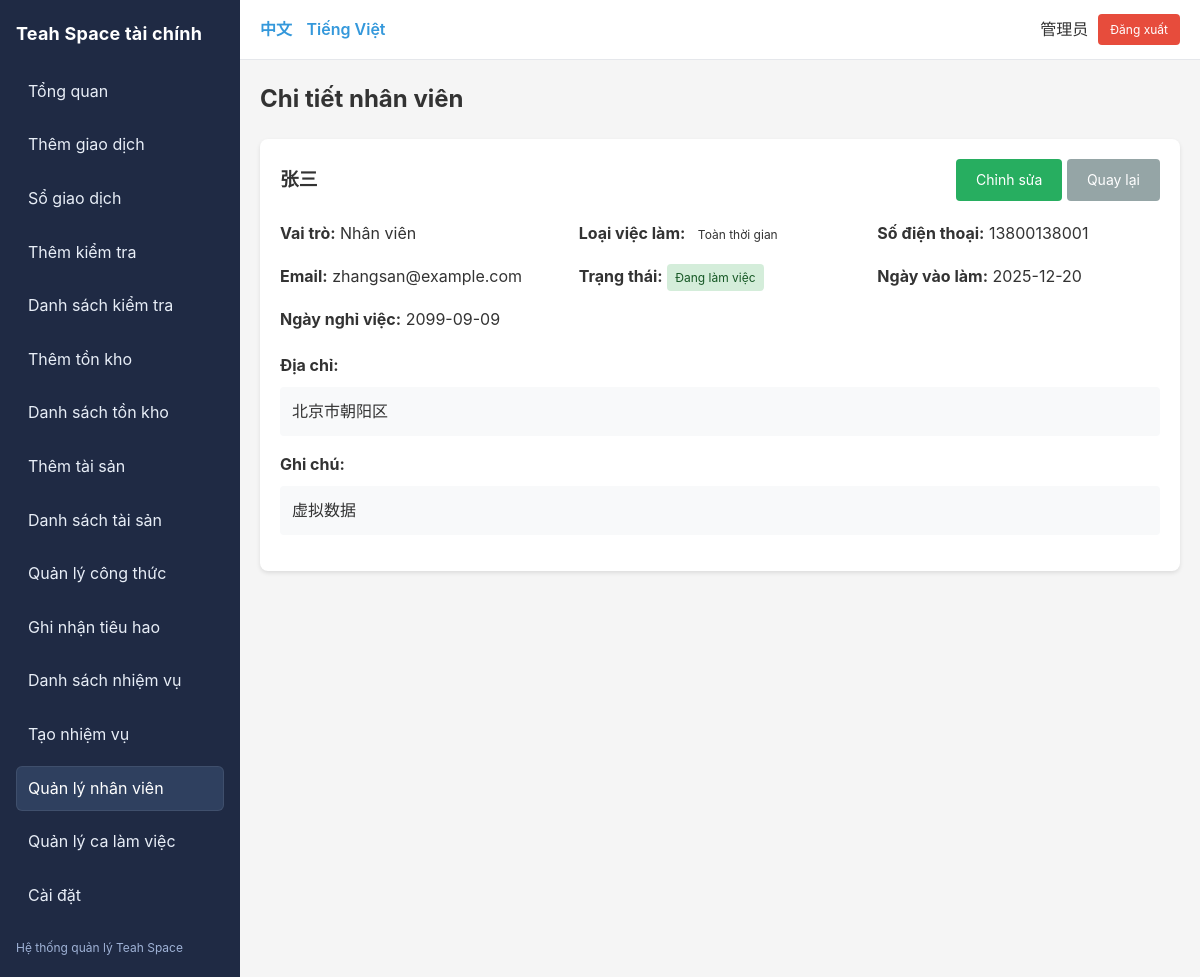
/index.php?r=employees/view&id=1 (signed in), run on the app's committed database.
### tables this page shows
CREATE TABLE IF NOT EXISTS users (
  id INT AUTO_INCREMENT PRIMARY KEY,
  username VARCHAR(64) NOT NULL UNIQUE COMMENT '用户名',
  password_hash VARCHAR(255) NOT NULL COMMENT '密码哈希',
  display_name VARCHAR(64) NOT NULL COMMENT '显示名称',
  role_id INT NOT NULL COMMENT '角色ID',
  is_active TINYINT(1) NOT NULL DEFAULT 1 COMMENT '是否激活',
  created_at TIMESTAMP DEFAULT CURRENT_TIMESTAMP COMMENT '创建时间',
  updated_at TIMESTAMP DEFAULT CURRENT_TIMESTAMP ON UPDATE CURRENT_TIMESTAMP COMMENT '更新时间',
  CONSTRAINT fk_users_role FOREIGN KEY (role_id) REFERENCES roles(id) ON DELETE RESTRICT,
  INDEX idx_username (username),
  INDEX idx_role (role_id)
);

CREATE TABLE IF NOT EXISTS employees (
  id INT AUTO_INCREMENT PRIMARY KEY,
  name VARCHAR(128) NOT NULL COMMENT '姓名',
  role_id INT NOT NULL COMMENT '角色ID',
  phone VARCHAR(32) NULL COMMENT '联系电话',
  email VARCHAR(128) NULL COMMENT '邮箱',
  address TEXT NULL COMMENT '地址',
  status ENUM('active','inactive','resigned') NOT NULL DEFAULT 'active' COMMENT '状态：在职/离职/已辞职',
  employment_type ENUM('full_time','part_time') NOT NULL DEFAULT 'full_time' COMMENT '雇佣类型：全职/兼职',
  hire_date DATE NULL COMMENT '入职时间',
  resign_date DATE NULL COMMENT '离职时间',
  note TEXT NULL COMMENT '备注',
  created_by INT NOT NULL COMMENT '创建人ID',
  created_at TIMESTAMP DEFAULT CURRENT_TIMESTAMP COMMENT '创建时间',
  updated_at TIMESTAMP DEFAULT CURRENT_TIMESTAMP ON UPDATE CURRENT_TIMESTAMP COMMENT '更新时间',
  CONSTRAINT fk_employees_role FOREIGN KEY (role_id) REFERENCES roles(id) ON DELETE RESTRICT,
  CONSTRAINT fk_employees_created_by FOREIGN KEY (created_by) REFERENCES users(id) ON DELETE RESTRICT,
  INDEX idx_employees_status (status),
  INDEX idx_employees_role (role_id),
  INDEX idx_employees_hire_date (hire_date)
);

CREATE TABLE IF NOT EXISTS roles (
  id INT AUTO_INCREMENT PRIMARY KEY,
  `key` VARCHAR(32) NOT NULL UNIQUE COMMENT '角色标识：owner/manager/accountant/staff',
  name_zh VARCHAR(64) NOT NULL COMMENT '中文名称',
  name_vi VARCHAR(64) NOT NULL COMMENT '越南语名称',
  INDEX idx_key (`key`)
);

### app/controllers/EmployeeController.php (called while the page is built, shortened)
<?php
require_once __DIR__ . '/../core/Auth.php';
require_once __DIR__ . '/../models/Employee.php';
require_once __DIR__ . '/../core/DB.php';
class EmployeeController {
  public function view() {
    $id = $_GET['id'] ?? null;
    $employee = Employee::find($id);
    include __DIR__ . '/../views/employees/view.php';
  }
}

### app/core/Router.php (called while the page is built, shortened)
<?php
class Router {
  public static function dispatch() {
    $defaultRoute = 'reports/dashboard';
    $r = $_GET['r'] ?? $defaultRoute;
    [$controller, $action] = array_pad(explode('/', $r), 2, 'index');
    $obj = new $controller;
    call_user_func([$obj, $action]);
  }
}

### public/index.php (called while the page is built, shortened)
<?php
require_once __DIR__ . '/../app/config/db.php';
require_once __DIR__ . '/../app/core/DB.php';
require_once __DIR__ . '/../app/core/Router.php';
require_once __DIR__ . '/../app/core/Auth.php';
require_once __DIR__ . '/../app/core/I18n.php';
Router::dispatch();

### app/core/I18n.php (called while the page is built, shortened)
<?php
class I18n {
  private static $lang = [];
  private static $current = 'vi';
  public static function init() {
    self::$current = $_SESSION['lang'] ?? 'vi';
    $langFile = __DIR__ . "/../../lang/" . self::$current . ".php";
    if (file_exists($langFile)) {
      self::$lang = require $langFile;
    } else {
      self::$lang = [];
    }
  }
  public static function t($key) {
    return self::$lang[$key] ?? $key;
  }
  public static function current() {
    return self::$current;
  }
}
function __($key) {
  return I18n::t($key);
}

### app/core/Auth.php (called while the page is built, shortened)
<?php
require_once __DIR__ . '/../models/User.php';
class Auth {
  public static function check() {
    return isset($_SESSION['user_id']);
  }
  public static function user() {
    return User::find($_SESSION['user_id']);
  }
}

### app/core/DB.php (called while the page is built)
<?php
class DB {
  private static $conn = null;
  public static function conn() {
    if (self::$conn === null) {
      $config = require __DIR__ . '/../config/db.php';
      try {
        $dsn = "mysql:host={$config['host']};dbname={$config['dbname']};charset={$config['charset']}";
        self::$conn = new PDO($dsn, $config['user'], $config['pass'], [
          PDO::ATTR_ERRMODE => PDO::ERRMODE_EXCEPTION,
          PDO::ATTR_DEFAULT_FETCH_MODE => PDO::FETCH_ASSOC,
          PDO::ATTR_EMULATE_PREPARES => false,
        ]);
      } catch (PDOException $e) {
        die('Database connection failed: ' . $e->getMessage());
      }
    }
    return self::$conn;
  }
}

### app/models/User.php (called while the page is built, shortened)
<?php
require_once __DIR__ . '/../core/DB.php';
class User {
  public static function find($id) {
    $stmt = DB::conn()->prepare("
      SELECT u.*, r.`key` as role_key, r.name_zh as role_name_zh, r.name_vi as role_name_vi
      FROM users u
      JOIN roles r ON u.role_id = r.id
      WHERE u.id = ?
    ");
    $stmt->execute([$id]);
    return $stmt->fetch();
  }
}

### app/models/Employee.php (called while the page is built, shortened)
<?php
require_once __DIR__ . '/../core/DB.php';
class Employee {
  public static function find($id) {
    $stmt = DB::conn()->prepare("
      SELECT e.*,
        r.name_zh as role_name_zh, r.name_vi as role_name_vi,
        u.display_name as creator_name
      FROM employees e
      LEFT JOIN roles r ON e.role_id = r.id
      LEFT JOIN users u ON e.created_by = u.id
      WHERE e.id = ?
    ");
    $stmt->execute([$id]);
    return $stmt->fetch();
  }
}

### app/views/employees/view.php (the view, shortened to what this page needs)
<?php
include __DIR__ . '/../layout/header.php';
?>
<h2 style="margin-bottom: 20px;"><?= __('employee.view') ?></h2>
<div class="card">
  <div style="display: flex; justify-content: space-between; align-items: center; margin-bottom: 20px;">
    <h3><?= htmlspecialchars($employee['name']) ?></h3>
    <div>
      <a href="/index.php?r=employees/edit&id=<?= $employee['id'] ?>" class="btn btn-success">
        <?= __('btn.edit') ?>
      </a>
      <a href="/index.php?r=employees/list" class="btn" style="background: #95a5a6;"><?= __('btn.back') ?></a>
    </div>
  </div>
  <div style="display: grid; grid-template-columns: repeat(auto-fit, minmax(250px, 1fr)); gap: 16px; margin-bottom: 20px;">
    <div>
      <strong><?= __('employee.role') ?>:</strong>
      <?php
      $lang = I18n::current();
      $roleName = $lang === 'zh' ? ($employee['role_name_zh'] ?? '') : ($employee['role_name_vi'] ?? '');
      ?>
      <?= htmlspecialchars($roleName) ?>
    </div>
    <div>
      <strong><?= __('employee.employment_type') ?>:</strong>
      <span class="badge">
        <?= ($employee['employment_type'] ?? 'full_time') === 'full_time' ? __('employee.employment_type_full_time') : __('employee.employment_type_part_time') ?>
      </span>
    </div>
    <div>
      <strong><?= __('employee.phone') ?>:</strong>
      <?= htmlspecialchars($employee['phone'] ?? '-') ?>
    </div>
    <div>
      <strong><?= __('employee.email') ?>:</strong>
      <?= htmlspecialchars($employee['email'] ?? '-') ?>
    </div>
    <div>
      <strong><?= __('employee.status') ?>:</strong>
      <?php
      $statusClass = [
        'active' => 'badge-income',
        'inactive' => 'badge-pending',
        'resigned' => 'badge-void'
      ];
      $statusText = [
        'active' => __('employee.status_active'),
        'inactive' => __('employee.status_inactive'),
        'resigned' => __('employee.status_resigned')
      ];
      ?>
      <span class="badge <?= $statusClass[$employee['status']] ?? '' ?>">
        <?= $statusText[$employee['status']] ?? $employee['status'] ?>
      </span>
    </div>
    <div>
      <strong><?= __('employee.hire_date') ?>:</strong>
      <?= $employee['hire_date'] ? date('Y-m-d', strtotime($employee['hire_date'])) : '-' ?>
    </div>
    <?php if ($employee['resign_date']): ?>
    <div>
      <strong><?= __('employee.resign_date') ?>:</strong>
      <?= date('Y-m-d', strtotime($employee['resign_date'])) ?>
    </div>
    <?php endif; ?>
  </div>
  <?php if ($employee['address']): ?>
  <div class="form-group">
    <strong><?= __('employee.address') ?>:</strong>
    <div style="margin-top: 8px; padding: 12px; background: #f8f9fa; border-radius: 4px;">
      <?= nl2br(htmlspecialchars($employee['address'])) ?>
    </div>
  </div>
  <?php endif; ?>
  <?php if ($employee['note']): ?>
  <div class="form-group">
    <strong><?= __('field.note') ?>:</strong>
    <div style="margin-top: 8px; padding: 12px; background: #f8f9fa; border-radius: 4px;">
      <?= nl2br(htmlspecialchars($employee['note'])) ?>
    </div>
  </div>
  <?php endif; ?>
</div>
<?php include __DIR__ . '/../layout/footer.php'; ?>

### app/views/layout/header.php (shortened to what this page needs)
<!doctype html>
<html lang="<?= I18n::current() ?>">
<head>
</head>
<body>
<?php if (Auth::check()): ?>
<div class="layout">
  <aside class="sidebar">
    <div class="brand"><?= __('app.name') ?></div>
    <nav class="nav-vertical">
      <?php if (Auth::user()['role_key'] === 'manager'): ?>
      <a href="/index.php?r=manager/dashboard" class="<?= ($_GET['r'] ?? '') === 'manager/dashboard' ? 'active' : '' ?>">
        <?= __('manager.dashboard') ?>
      </a>
      <?php else: ?>
      <a href="/index.php?r=reports/dashboard" class="<?= ($_GET['r'] ?? '') === 'reports/dashboard' ? 'active' : '' ?>">
        <?= __('nav.dashboard') ?>
      </a>
      <?php endif; ?>
      <a href="/index.php?r=transactions/create" class="<?= ($_GET['r'] ?? '') === 'transactions/create' ? 'active' : '' ?>">
        <?= __('nav.add') ?>
      </a>
      <a href="/index.php?r=transactions/list" class="<?= ($_GET['r'] ?? '') === 'transactions/list' ? 'active' : '' ?>">
        <?= __('nav.list') ?>
      </a>
      <?php if (in_array(Auth::user()['role_key'], ['owner', 'manager', 'accountant'])): ?>
      <a href="/index.php?r=inspections/create" class="<?= ($_GET['r'] ?? '') === 'inspections/create' ? 'active' : '' ?>">
        <?= __('nav.inspections_create') ?>
      </a>
      <a href="/index.php?r=inspections/list" class="<?= ($_GET['r'] ?? '') === 'inspections/list' ? 'active' : '' ?>">
        <?= __('nav.inspections') ?>
      </a>
      <a href="/index.php?r=materials/create" class="<?= ($_GET['r'] ?? '') === 'materials/create' ? 'active' : '' ?>">
        <?= __('nav.materials_create') ?>
      </a>
      <a href="/index.php?r=materials/list" class="<?= ($_GET['r'] ?? '') === 'materials/list' ? 'active' : '' ?>">
        <?= __('nav.materials_list') ?>
      </a>
      <a href="/index.php?r=assets/create" class="<?= ($_GET['r'] ?? '') === 'assets/create' ? 'active' : '' ?>">
        <?= __('nav.assets_create') ?>
      </a>
      <a href="/index.php?r=assets/list" class="<?= ($_GET['r'] ?? '') === 'assets/list' ? 'active' : '' ?>">
        <?= __('nav.assets_list') ?>
      </a>
      <a href="/index.php?r=drinks/recipes" class="<?= ($_GET['r'] ?? '') === 'drinks/recipes' ? 'active' : '' ?>">
        <?= __('nav.recipes') ?>
      </a>
      <a href="/index.php?r=drinks/consume" class="<?= ($_GET['r'] ?? '') === 'drinks/consume' ? 'active' : '' ?>">
        <?= __('nav.consume') ?>
      </a>
      <?php endif; ?>
      <a href="/index.php?r=tasks/list" class="<?= strpos($_GET['r'] ?? '', 'tasks') === 0 ? 'active' : '' ?>">
        <?= __('task.list') ?>
      </a>
      <?php if (in_array(Auth::user()['role_key'], ['owner', 'manager'])): ?>
      <a href="/index.php?r=tasks/create" class="<?= ($_GET['r'] ?? '') === 'tasks/create' ? 'active' : '' ?>">
        <?= __('task.create') ?>
      </a>
      <?php endif; ?>
      <?php if (in_array(Auth::user()['role_key'], ['owner', 'manager', 'accountant'])): ?>
      <a href="/index.php?r=employees/list" class="<?= strpos($_GET['r'] ?? '', 'employees') === 0 ? 'active' : '' ?>">
        <?= __('employee.list') ?>
      </a>
      <a href="/index.php?r=shifts/list" class="<?= strpos($_GET['r'] ?? '', 'shifts') === 0 ? 'active' : '' ?>">
        <?= __('shift.list') ?>
      </a>
      <a href="/index.php?r=settings/categories" class="<?= strpos($_GET['r'] ?? '', 'settings') === 0 ? 'active' : '' ?>">
        <?= __('nav.settings') ?>
      </a>
      <?php endif; ?>
    </nav>
    <div class="hint"><?= __('app.title') ?></div>
  </aside>
  <div class="main" style="flex: 1; min-width: 0;">
    <div class="topbar">
      <div class="lang-switch">
        <a href="?<?= http_build_query(array_merge($_GET, ['lang' => 'zh'])) ?>">中文</a>
        <a href="?<?= http_build_query(array_merge($_GET, ['lang' => 'vi'])) ?>">Tiếng Việt</a>
      </div>
      <div class="user-box">
        <span><?= htmlspecialchars(Auth::user()['display_name']) ?></span>
        <a href="/index.php?r=auth/logout" class="btn btn-danger" style="padding: 6px 12px; font-size: 12px;">
          <?= __('nav.logout') ?>
        </a>
      </div>
    </div>
    <div class="container">
<?php else: ?>
<div class="container">
<?php endif; ?>

### app/views/layout/header.php (style rules this page uses)
* { margin: 0; padding: 0; box-sizing: border-box; }
body { font-family: -apple-system, BlinkMacSystemFont, 'Segoe UI', Roboto, 'Helvetica Neue', Arial, sans-serif; background: #f5f5f5; color: #333; line-height: 1.6; }
.layout { display: flex; min-height: 100vh; }
.sidebar { width: 240px; background: #1f2a44; color: #e8eef7; padding: 20px 16px; }
.sidebar .brand { font-weight: 700; font-size: 18px; margin-bottom: 20px; color: #fff; letter-spacing: 0.2px; }
.nav-vertical { display: flex; flex-direction: column; gap: 8px; }
.nav-vertical a { color: #e8eef7; text-decoration: none; padding: 10px 12px; border-radius: 6px; transition: background 0.2s, color 0.2s; }
.nav-vertical a.active { background: #2f405f; color: #fff; box-shadow: inset 0 0 0 1px rgba(255,255,255,0.08); }
.sidebar .hint { margin-top: 20px; font-size: 12px; color: #9fb2d6; }
.topbar { background: #fff; padding: 14px 20px; display: flex; align-items: center; justify-content: space-between; border-bottom: 1px solid #e5e7eb; position: sticky; top: 0; z-index: 10; }
.topbar .lang-switch a { color: #3498db; text-decoration: none; margin-right: 10px; font-weight: 600; }
.topbar .lang-switch a:last-child { margin-right: 0; }
.topbar .user-box { display: flex; align-items: center; gap: 10px; }
.container { max-width: 1200px; margin: 0 auto; padding: 20px; }
.card { background: white; border-radius: 8px; padding: 20px; margin-bottom: 20px; box-shadow: 0 2px 4px rgba(0,0,0,0.1); }
.btn { display: inline-block; padding: 10px 20px; background: #3498db; color: white; text-decoration: none; border-radius: 4px; border: none; cursor: pointer; font-size: 14px; }
.btn-danger { background: #e74c3c; }
.btn-success { background: #27ae60; }
.form-group { margin-bottom: 16px; }
.badge { display: inline-block; padding: 4px 8px; border-radius: 4px; font-size: 12px; }
.badge-income { background: #d4edda; color: #155724; }

### data on the page
users: display_name "管理员"
employees: name "张三", role.name_vi "Nhân viên", phone "13800138001", email "zhangsan@example.com", status "Đang làm việc", hire_date "2025-12-20", resign_date "2099-09-09", address "北京市朝阳区", note "虚拟数据"

### other printed values
__('app.name') "Teah Space tài chính"
__('nav.dashboard') "Tổng quan"
__('nav.add') "Thêm giao dịch"
__('nav.list') "Sổ giao dịch"
__('nav.inspections_create') "Thêm kiểm tra"
__('nav.inspections') "Danh sách kiểm tra"
__('nav.materials_create') "Thêm tồn kho"
__('nav.materials_list') "Danh sách tồn kho"
__('nav.assets_create') "Thêm tài sản"
__('nav.assets_list') "Danh sách tài sản"
__('nav.recipes') "Quản lý công thức"
__('nav.consume') "Ghi nhận tiêu hao"
__('task.list') "Danh sách nhiệm vụ"
__('task.create') "Tạo nhiệm vụ"
__('employee.list') "Quản lý nhân viên"
